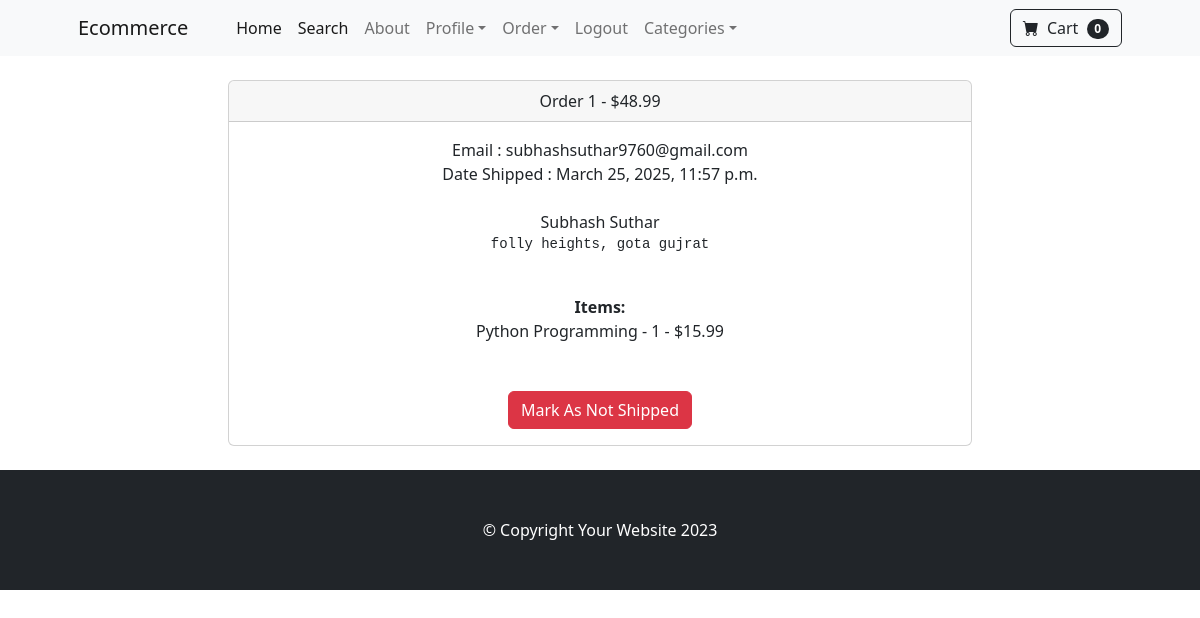
/payment/orders/1 (signed in), run on the app's committed database.
### payment/models.py (models this page shows, shortened)
class Order(models.Model):
    user = models.ForeignKey(User, on_delete=models.CASCADE, blank=True, null=True)
    full_name = models.CharField(max_length=250)
    email = models.EmailField(max_length=250)
    shipping_address = models.TextField(max_length=15000)
    amount_paid = models.DecimalField(max_digits=7, decimal_places=2)
    date_ordered = models.DateTimeField(auto_now_add=True)
    shipped = models.BooleanField(default=False)
    date_shipped= models.DateTimeField(blank=True, null=True)

class OrderItem(models.Model):
    order = models.ForeignKey(Order, on_delete=models.CASCADE, null=True)
    product = models.ForeignKey(Product, on_delete=models.CASCADE, null=True)
    user = models.ForeignKey(User, on_delete=models.CASCADE, blank=True, null=True)
    quantity = models.BigIntegerField(default=1)
    price = models.DecimalField(max_digits=7, decimal_places=2)

### store/models.py (models this page shows)
class Product(models.Model):
    name = models.CharField(max_length=100)
    price = models.DecimalField(default=0, decimal_places=2, max_digits=6)
    category = models.ForeignKey(Category ,on_delete=models.CASCADE, default=1)
    description = models.CharField(max_length=250, default='', blank=True, null=True)
    image = models.ImageField(upload_to='uploads/product/')
    is_sale = models.BooleanField(default=False)
    sale_price = models.DecimalField(default=0, decimal_places=2, max_digits=6)
    def __str__(self):
        return self.name

### payment/views.py (the view, shortened to what this page needs)
# urls.py: path('orders/<int:pk>', views.orders, name="orders"),
def orders(request, pk):
    if request.user.is_authenticated and request.user.is_superuser:
        order = Order.objects.get(id=pk)
        items = OrderItem.objects.filter(order=pk)
        context = {
            'order':order,
            'items':items,
        }
        return render(request, "payment/orders.html",context)
    else:
        messages.success(request, "Access Denied")
        return redirect('home')

### cart/cart.py (called while the page is built)
    def __len__(self):
        return len(self.cart)

### cart/context_processors.py (called while the page is built)
def cart(request):
    return {'cart': Cart(request)}

### payment/templates/payment/orders.html (shortened to what this page needs)
{% extends "base.html" %}
{% block content %}
    <div class="container">
        <div class="row">
            <center>
                <div class="col-8">
                    <br/>
                    <div class="card">
                        <div class="card-header">
                          Order {{ order.id }} - ${{ order.amount_paid }}
                        </div>
                        <div class="card-body">
                            Email : {{ order.email }} <br/>
                            {% if order.date_shipped %}
                                Date Shipped : {{ order.date_shipped }}
                            {% else %}
                                Date Ordered : {{ order.date_ordered }}
                            {% endif %}
                            <br/>
                            <br/>
                            {{ order.full_name }}<br/>
                            <pre>{{ order.shipping_address }}</pre>
                            <br/>
                            <b>Items:</b><br/>
                            {% for item in items %}
                                {{ item.product }} - {{ item.quantity }} - ${{ item.price }} <br/>
                            {% endfor %}
                            <br/>
                            <br/>
                            {% if not order.shipped %}
                            <form method="POST">
                                {% csrf_token %}
                                <input type="hidden" name="shipping_status" value="true">
                                <button type="submit" class="btn btn-success">Mark As Shipped</button>
                            </form>
                            {% else %}
                            <form method="POST">
                                <button type="submit" class="btn btn-danger">Mark As Not Shipped</button>
                            </form>
                            {% endif %}
                        </div>
                      </div>
                    <br/>
                </div>
            </center>
        </div>
    </div>
{% endblock %}

### data on the page
Order: id "1", amount_paid "48.99", email "subhashsuthar9760@gmail.com", date_shipped "March 25, 2025, 11:57 p.m.", full_name "Subhash Suthar", shipping_address "folly heights, gota gujrat"
OrderItem: product "Python Programming", quantity "1", price "15.99"

### other printed values
{{ cart|length }} "0"
